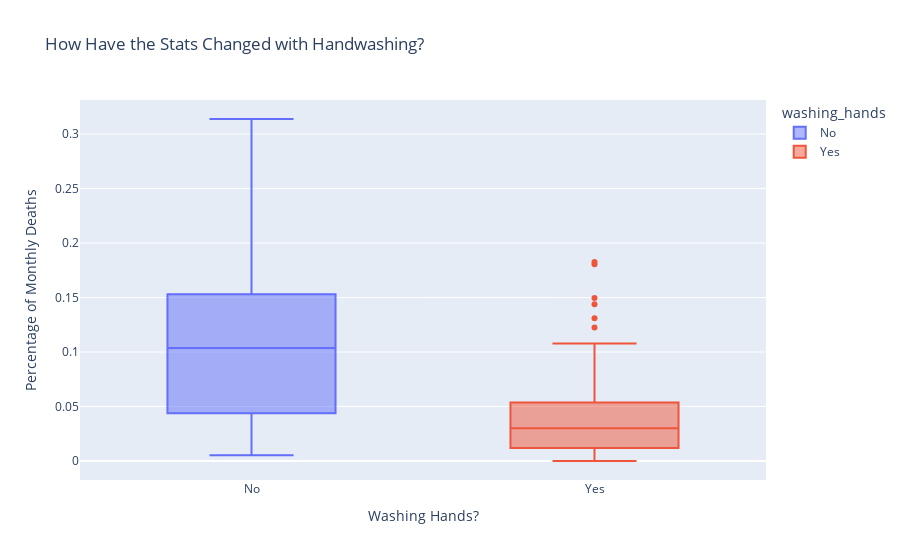

The code cell stored with this chart in its notebook:
### Code cell
box = px.box(df_monthly, 
             x='washing_hands', 
             y='pct_deaths',
             color='washing_hands',
             title='How Have the Stats Changed with Handwashing?')
 
box.update_layout(xaxis_title='Washing Hands?',
                  yaxis_title='Percentage of Monthly Deaths',)
 
box.show()

### Figure 1 — Plotly figure (JSON) as saved in the notebook; plotly's stock layout.template omitted (floating-point values rounded to 4 significant figures)
{"data": [{"alignmentgroup": "True", "hovertemplate": "washing_hands=%{x}<br>pct_deaths=%{y}<extra></extra>", "legendgroup": "No", "marker": {"color": "#636efa"}, "name": "No", "notched": false, "offsetgroup": "No", "orientation": "v", "showlegend": true, "type": "box", "x": ["No", "No", "No", "No", "No", "No", "No", "No", "No", "No", "No", "No", "No", "No", "No", "No", "No", "No", "No", "No", "No", "No", "No", "No", "No", "No", "No", "No", "No", "No", "No", "No", "No", "No", "No", "No", "No", "No", "No", "No", "No", "No", "No", "No", "No", "No", "No", "No", "No", "No", "No", "No", "No", "No", "No", "No", "No", "No", "No", "No", "No", "No", "No", "No"], "x0": " ", "xaxis": "x", "y": [0.1457, 0.07531, 0.04332, 0.01569, 0.007843, 0.05, 0.08421, 0.01351, 0.01878, 0.1102, 0.2255, 0.2085, 0.1222, 0.1023, 0.1074, 0.03226, 0.06593, 0.2078, 0.2546, 0.1839, 0.2934, 0.2297, 0.3138, 0.1912, 0.1597, 0.1241, 0.1193, 0.06098, 0.04082, 0.005236, 0.01554, 0.02262, 0.176, 0.07143, 0.08051, 0.1516, 0.1128, 0.1703, 0.1731, 0.05833, 0.02679, 0.04369, 0.0632, 0.01224, 0.03226, 0.1102, 0.1055, 0.07591, 0.04745, 0.04452, 0.04231, 0.04392, 0.07143, 0.06122, 0.03586, 0.1055, 0.1484, 0.1094, 0.1049, 0.1339, 0.1809, 0.1543, 0.1897, 0.1344], "y0": " ", "yaxis": "y"}, {"alignmentgroup": "True", "hovertemplate": "washing_hands=%{x}<br>pct_deaths=%{y}<extra></extra>", "legendgroup": "Yes", "marker": {"color": "#EF553B"}, "name": "Yes", "notched": false, "offsetgroup": "Yes", "orientation": "v", "showlegend": true, "type": "box", "x": ["Yes", "Yes", "Yes", "Yes", "Yes", "Yes", "Yes", "Yes", "Yes", "Yes", "Yes", "Yes", "Yes", "Yes", "Yes", "Yes", "Yes", "Yes", "Yes", "Yes", "Yes", "Yes", "Yes", "Yes", "Yes", "Yes", "Yes", "Yes", "Yes", "Yes", "Yes", "Yes", "Yes", "Yes"], "x0": " ", "xaxis": "x", "y": [0.1015, 0.131, 0.1806, 0.1439, 0.1496, 0.1077, 0.05369, 0.03215, 0.01923, 0.03607, 0.1827, 0.1224, 0.02239, 0.012, 0.01894, 0.0458, 0.03957, 0.04472, 0.0293, 0.03534, 0.006873, 0, 0.006557, 0.009585, 0.01136, 0.003717, 0, 0.009615, 0.02341, 0.02903, 0.0134, 0.02233, 0.03085, 0.04926], "y0": " ", "yaxis": "y"}], "layout": {"boxmode": "overlay", "legend": {"title": {"text": "washing_hands"}, "tracegroupgap": 0}, "title": {"text": "How Have the Stats Changed with Handwashing?"}, "xaxis": {"anchor": "y", "categoryarray": ["No", "Yes"], "categoryorder": "array", "domain": [0, 1], "title": {"text": "Washing Hands?"}}, "yaxis": {"anchor": "x", "domain": [0, 1], "title": {"text": "Percentage of Monthly Deaths"}}}}
